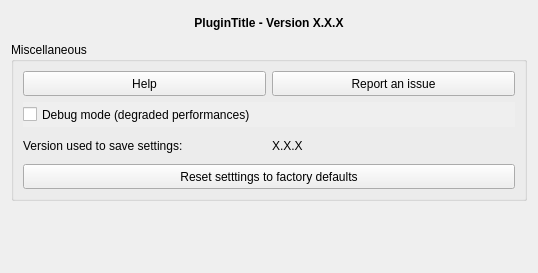
<?xml version="1.0" encoding="UTF-8"?>
<ui version="4.0">
    <class>wdg_lantmateriet_settings</class>
    <widget class="QWidget" name="wdg_lantmateriet_settings">
        <property name="geometry">
            <rect>
                <x>0</x>
                <y>0</y>
                <width>538</width>
                <height>273</height>
            </rect>
        </property>
        <property name="windowTitle">
            <string>Lantmäteriet' - Settings</string>
        </property>
        <property name="locale">
            <locale language="English" country="UnitedStates"/>
        </property>
        <layout class="QVBoxLayout" name="verticalLayout">
            <item>
                <widget class="QLabel" name="lbl_title">
                    <property name="minimumSize">
                        <size>
                            <width>0</width>
                            <height>25</height>
                        </size>
                    </property>
                    <property name="maximumSize">
                        <size>
                            <width>16777215</width>
                            <height>30</height>
                        </size>
                    </property>
                    <property name="font">
                        <font>
                            <weight>75</weight>
                            <bold>true</bold>
                        </font>
                    </property>
                    <property name="locale">
                        <locale language="English" country="UnitedStates"/>
                    </property>
                    <property name="text">
                        <string>&lt;html&gt;&lt;head/&gt;&lt;body&gt;&lt;p align=&quot;center&quot;&gt;&lt;span style=&quot; font-weight:600;&quot;&gt;PluginTitle - Version X.X.X&lt;/span&gt;&lt;/p&gt;&lt;/body&gt;&lt;/html&gt;</string>
                    </property>
                    <property name="scaledContents">
                        <bool>true</bool>
                    </property>
                    <property name="alignment">
                        <set>Qt::AlignCenter</set>
                    </property>
                    <property name="wordWrap">
                        <bool>true</bool>
                    </property>
                    <property name="openExternalLinks">
                        <bool>false</bool>
                    </property>
                    <property name="textInteractionFlags">
                        <set>Qt::TextSelectableByMouse</set>
                    </property>
                </widget>
            </item>
            <item>
                <widget class="QGroupBox" name="grp_misc">
                    <property name="minimumSize">
                        <size>
                            <width>0</width>
                            <height>100</height>
                        </size>
                    </property>
                    <property name="locale">
                        <locale language="English" country="UnitedStates"/>
                    </property>
                    <property name="title">
                        <string>Miscellaneous</string>
                    </property>
                    <property name="flat">
                        <bool>false</bool>
                    </property>
                    <layout class="QGridLayout" name="gridLayout">
                        <item row="2" column="1">
                            <widget class="QLabel" name="lbl_version_saved_value">
                                <property name="minimumSize">
                                    <size>
                                        <width>0</width>
                                        <height>25</height>
                                    </size>
                                </property>
                                <property name="maximumSize">
                                    <size>
                                        <width>16777215</width>
                                        <height>30</height>
                                    </size>
                                </property>
                                <property name="locale">
                                    <locale language="English" country="UnitedStates"/>
                                </property>
                                <property name="text">
                                    <string notr="true">X.X.X</string>
                                </property>
                                <property name="textInteractionFlags">
                                    <set>Qt::NoTextInteraction</set>
                                </property>
                            </widget>
                        </item>
                        <item row="0" column="1">
                            <widget class="QPushButton" name="btn_report">
                                <property name="minimumSize">
                                    <size>
                                        <width>200</width>
                                        <height>25</height>
                                    </size>
                                </property>
                                <property name="maximumSize">
                                    <size>
                                        <width>500</width>
                                        <height>30</height>
                                    </size>
                                </property>
                                <property name="locale">
                                    <locale language="English" country="UnitedStates"/>
                                </property>
                                <property name="text">
                                    <string>Report an issue</string>
                                </property>
                            </widget>
                        </item>
                        <item row="2" column="0">
                            <widget class="QLabel" name="lbl_version_saved">
                                <property name="minimumSize">
                                    <size>
                                        <width>0</width>
                                        <height>25</height>
                                    </size>
                                </property>
                                <property name="maximumSize">
                                    <size>
                                        <width>16777215</width>
                                        <height>30</height>
                                    </size>
                                </property>
                                <property name="locale">
                                    <locale language="English" country="UnitedStates"/>
                                </property>
                                <property name="text">
                                    <string>Version used to save settings:</string>
                                </property>
                            </widget>
                        </item>
                        <item row="0" column="0">
                            <widget class="QPushButton" name="btn_help">
                                <property name="minimumSize">
                                    <size>
                                        <width>200</width>
                                        <height>25</height>
                                    </size>
                                </property>
                                <property name="maximumSize">
                                    <size>
                                        <width>500</width>
                                        <height>30</height>
                                    </size>
                                </property>
                                <property name="locale">
                                    <locale language="English" country="UnitedStates"/>
                                </property>
                                <property name="text">
                                    <string>Help</string>
                                </property>
                            </widget>
                        </item>
                        <item row="3" column="0" colspan="2">
                            <widget class="QPushButton" name="btn_reset">
                                <property name="minimumSize">
                                    <size>
                                        <width>200</width>
                                        <height>25</height>
                                    </size>
                                </property>
                                <property name="maximumSize">
                                    <size>
                                        <width>16777215</width>
                                        <height>30</height>
                                    </size>
                                </property>
                                <property name="autoFillBackground">
                                    <bool>true</bool>
                                </property>
                                <property name="text">
                                    <string>Reset setttings to factory defaults</string>
                                </property>
                            </widget>
                        </item>
                        <item row="1" column="0" colspan="2">
                            <widget class="QCheckBox" name="opt_debug">
                                <property name="minimumSize">
                                    <size>
                                        <width>0</width>
                                        <height>25</height>
                                    </size>
                                </property>
                                <property name="maximumSize">
                                    <size>
                                        <width>16777215</width>
                                        <height>30</height>
                                    </size>
                                </property>
                                <property name="toolTip">
                                    <string>Enable debug mode.</string>
                                </property>
                                <property name="autoFillBackground">
                                    <bool>true</bool>
                                </property>
                                <property name="locale">
                                    <locale language="English" country="UnitedStates"/>
                                </property>
                                <property name="text">
                                    <string>Debug mode (degraded performances)</string>
                                </property>
                                <property name="tristate">
                                    <bool>false</bool>
                                </property>
                            </widget>
                        </item>
                    </layout>
                </widget>
            </item>
            <item>
                <spacer name="verticalSpacer">
                    <property name="orientation">
                        <enum>Qt::Vertical</enum>
                    </property>
                    <property name="sizeHint" stdset="0">
                        <size>
                            <width>20</width>
                            <height>56</height>
                        </size>
                    </property>
                </spacer>
            </item>
        </layout>
    </widget>
    <resources/>
    <connections/>
</ui>
